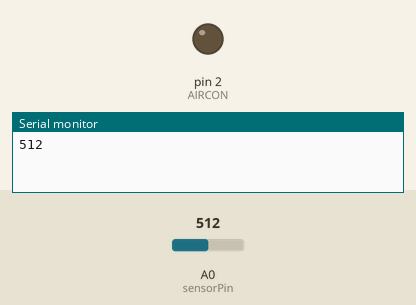
The sketch below on a simulated Arduino Uno, built with avr-gcc and run on an emulated ATmega328P. Parts: output pins drawn as LEDs (lit = HIGH), the last lines printed to the serial monitor. The inputs (shaded band) are chosen by the test bench; at power-on: A0 (sensorPin) = 512.

Above: at 0.1 s.
At 0.6 s:
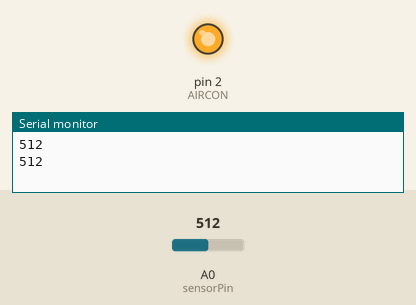
Timing chart, 0 to 2.1 s (numbered marks = the images above):
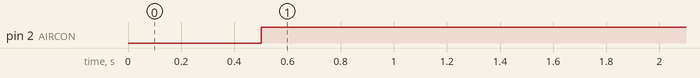

The sketch:

AUTO.ino
```cpp
#define AIRCON 2
int sensorPin = A0;
int sensorValue = 0;

void setup() {
  Serial.begin(9600);
  pinMode(A0,INPUT);
  pinMode(AIRCON,OUTPUT);
}

void loop() {
   sensorValue = analogRead(sensorPin);
   Serial.println(sensorValue);
   delay(500);
   autoOPEN();

}
void autoOPEN(){
  if(sensorValue > 400)//dark have to open light
    digitalWrite(AIRCON,HIGH);
  else
    digitalWrite(AIRCON,LOW);
}
```

Measured:
- by itself, pin 2 (AIRCON): LOW → HIGH at 0.50 s
